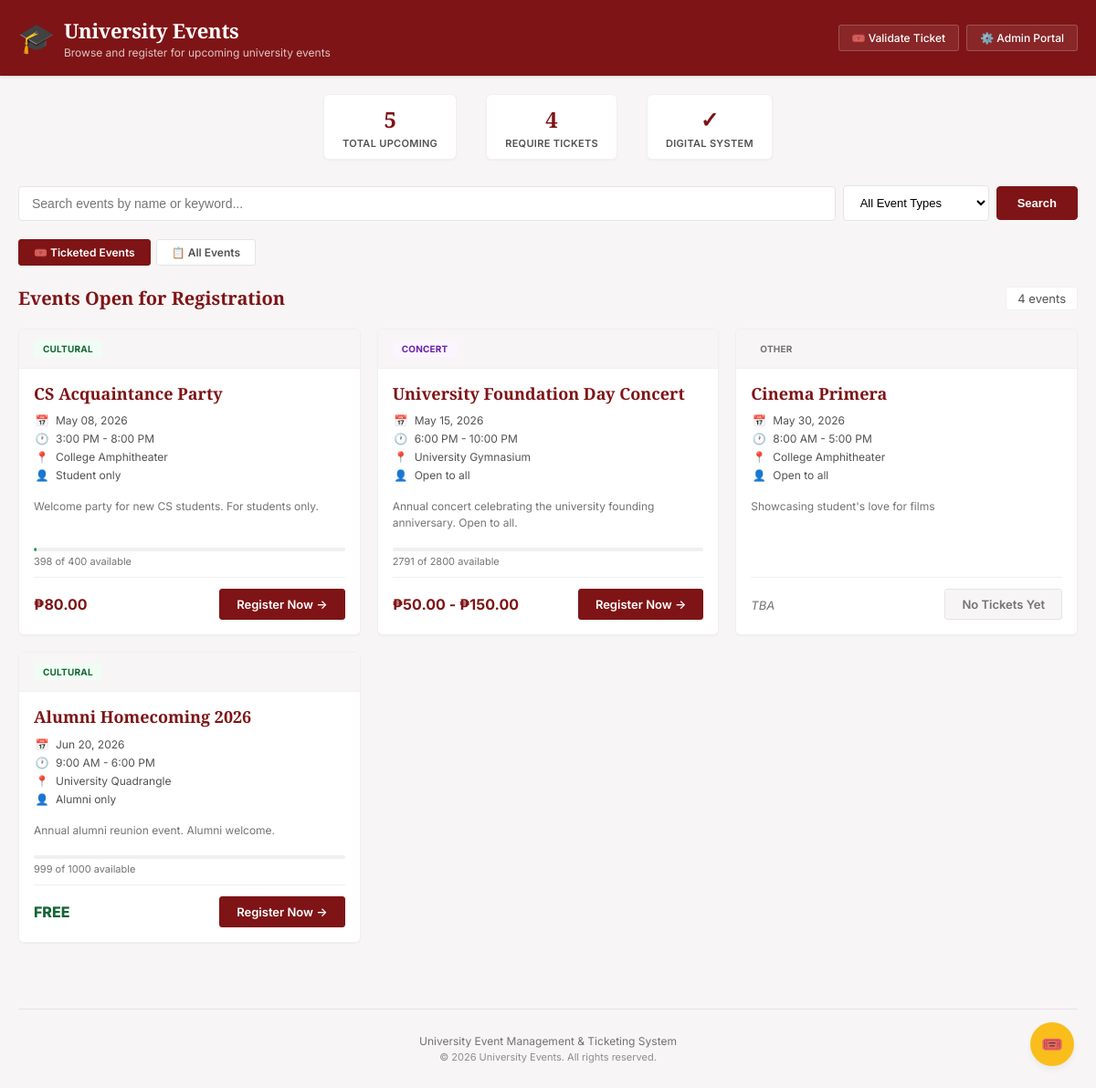
Page /online-reg.php on the committed database.
### tables this page shows
CREATE TABLE `event` (
  `event_id` int(11) NOT NULL,
  `event_name` varchar(150) NOT NULL,
  `event_type` enum('academic','cultural','sports','concert','seminar','graduation','orientation','other') NOT NULL,
  `event_date` date NOT NULL,
  `start_time` time NOT NULL,
  `end_time` time NOT NULL,
  `description` text DEFAULT NULL,
  `audience_type` enum('student_only','employee_only','alumni_only','open_to_all') NOT NULL DEFAULT 'open_to_all',
  `requires_ticket` tinyint(1) NOT NULL DEFAULT 1,
  `status` enum('upcoming','ongoing','completed','cancelled') NOT NULL DEFAULT 'upcoming',
  `venue_id` int(11) NOT NULL,
  `org_id` int(11) NOT NULL
);

CREATE TABLE `venue` (
  `venue_id` int(11) NOT NULL,
  `venue_name` varchar(100) NOT NULL,
  `venue_type` enum('gymnasium','auditorium','classroom','field','courtyard','amphitheater','other') NOT NULL,
  `building` varchar(100) DEFAULT NULL,
  `floor_level` varchar(20) DEFAULT NULL,
  `capacity` int(11) NOT NULL CHECK (`capacity` > 0),
  `has_av_system` tinyint(1) NOT NULL DEFAULT 0
);

### includes/functions.php (called while the page is built, shortened)
<?php
function h($str) {
    return htmlspecialchars($str ?? '', ENT_QUOTES, 'UTF-8');
}
?>

### online-reg.php (the view, shortened to what this page needs)
<?php
require_once __DIR__ . '/config/database.php';
require_once __DIR__ . '/includes/functions.php';
$basePath = dirname($_SERVER['SCRIPT_NAME']);
$currentDate = date('Y-m-d');
$search = isset($_GET['search']) ? trim($_GET['search']) : '';
$sortBy = isset($_GET['sort']) ? trim($_GET['sort']) : 'date';
$showAll = isset($_GET['show']) ? trim($_GET['show']) : '';
$eventsQuery = "
    SELECT e.*,
           v.venue_name, v.building,
           o.org_name,
           COALESCE(MIN(tc.price), 0) as min_price,
           COALESCE(MAX(tc.price), 0) as max_price,
           COALESCE(SUM(tc.total_slots), 0) as total_slots,
           COALESCE(SUM(tc.slots_remaining), 0) as total_remaining,
           COUNT(tc.category_id) as category_count
    FROM Event e
    JOIN Venue v ON e.venue_id = v.venue_id
    JOIN Organization o ON e.org_id = o.org_id
    LEFT JOIN Ticket_Category tc ON e.event_id = tc.event_id
    WHERE e.event_date >= '$currentDate'
    AND e.status = 'upcoming'
";
if ($showAll !== '1') {
    $eventsQuery .= " AND e.requires_ticket = 1";
}
$eventsQuery .= " GROUP BY e.event_id";
switch ($sortBy) {
    default: $eventsQuery .= " ORDER BY e.event_date ASC"; break;
}
$events = mysqli_query($conn, $eventsQuery);
$totalEvents = $events ? mysqli_num_rows($events) : 0;
$countResult = mysqli_query($conn, "SELECT COUNT(*) as total FROM Event WHERE event_date >= '$currentDate' AND status = 'upcoming'");
$totalAllUpcoming = $countResult ? mysqli_fetch_assoc($countResult)['total'] : 0;
$countTicketedResult = mysqli_query($conn, "SELECT COUNT(*) as total FROM Event WHERE event_date >= '$currentDate' AND status = 'upcoming' AND requires_ticket = 1");
$totalTicketed = $countTicketedResult ? mysqli_fetch_assoc($countTicketedResult)['total'] : 0;
?>
<!DOCTYPE html>
<html lang="en">
<head>
    <link rel="stylesheet" href="<?php echo $basePath; ?>/assets/css/user-reg.css">
</head>
<body class="user-portal">
    <header class="user-header">
        <div class="header-content">
            <div class="header-brand">
                <div class="brand-icon">🎓</div>
                <div>
                    <h1>University Events</h1>
                    <p>Browse and register for upcoming university events</p>
                </div>
            </div>
            <div class="header-actions">
                <a href="<?php echo $basePath; ?>/modules/tickets/validate.php" class="btn-outline-light">🎟️ Validate Ticket</a>
                <a href="<?php echo $basePath; ?>/" class="btn-outline-light">⚙️ Admin Portal</a>
            </div>
        </div>
    </header>
    <div class="user-container">
        <section class="stats-bar">
            <div class="stat-item">
                <span class="stat-number"><?php echo $totalAllUpcoming; ?></span>
                <span class="stat-label">Total Upcoming</span>
            </div>
            <div class="stat-item">
                <span class="stat-number"><?php echo $totalTicketed; ?></span>
                <span class="stat-label">Require Tickets</span>
            </div>
            <div class="stat-item">
                <span class="stat-number">✓</span>
                <span class="stat-label">Digital System</span>
            </div>
        </section>
        <section class="search-section">
            <form method="GET" action="<?php echo $basePath; ?>/online-reg.php" class="search-form">
                <input type="text" name="search" placeholder="Search events by name or keyword..."
                       value="<?php echo h($search); ?>" class="search-input">
                <select name="type" class="filter-select" onchange="this.form.submit()">
                    <option value="">All Event Types</option>
                </select>
                <button type="submit" class="btn-search">Search</button>
            </form>
        </section>
        <div class="filter-toggle-bar">
            <a href="<?php echo $basePath; ?>/online-reg.php" class="filter-toggle-btn <?php echo $showAll!=='1'?'active':''; ?>">
                🎟️ Ticketed Events
            </a>
            <a href="<?php echo $basePath; ?>/online-reg.php?show=1" class="filter-toggle-btn <?php echo $showAll==='1'?'active':''; ?>">
                📋 All Events
            </a>
        </div>
        <section class="events-section">
            <?php if ($events && $totalEvents > 0): ?>
                <div class="events-header">
                    <h2><?php echo $showAll==='1'?'All Upcoming Events':'Events Open for Registration'; ?></h2>
                    <span class="events-count"><?php echo $totalEvents; ?> event<?php echo $totalEvents!==1?'s':''; ?></span>
                </div>
                <div class="events-grid">
                    <?php while ($event = mysqli_fetch_assoc($events)):
                        $slotsAvailable = $event['total_remaining'] ?? 0;
                        $slotsTotal = $event['total_slots'] ?? 0;
                        $categoryCount = $event['category_count'] ?? 0;
                        $requiresTicket = $event['requires_ticket'] ?? 1;
                        $percentFilled = $slotsTotal > 0 ? round((($slotsTotal - $slotsAvailable) / $slotsTotal) * 100) : 0;
                        $hasCategories = $categoryCount > 0;
                        $hasSlots = $slotsAvailable > 0;
                        $isAlmostFull = $percentFilled >= 80 && $hasSlots;
                        if (!$hasCategories && $requiresTicket) {
                            $priceDisplay = '<span class="price-tba">TBA</span>';
                        } elseif ($event['min_price'] == 0 && $event['max_price'] == 0) {
                            $priceDisplay = '<span class="price-free">FREE</span>';
                        } elseif ($event['min_price'] == $event['max_price']) {
                            $priceDisplay = '<span class="price-value">₱' . number_format($event['min_price'], 2) . '</span>';
                        } else {
                            $priceDisplay = '<span class="price-range">₱' . number_format($event['min_price'], 2) . ' - ₱' . number_format($event['max_price'], 2) . '</span>';
                        }
                        if (!$requiresTicket) {
                            $buttonHtml = '<span class="btn-free-entry">🎉 Free Entry — No Ticket Needed</span>';
                        } elseif (!$hasCategories) {
                            $buttonHtml = '<span class="btn-unavailable">No Tickets Yet</span>';
                        } elseif (!$hasSlots) {
                            $buttonHtml = '<span class="btn-unavailable">Sold Out</span>';
                        } else {
                            $buttonHtml = '<a href="' . $basePath . '/online-register.php?event_id=' . $event['event_id'] . '" class="btn-register">Register Now →</a>';
                        }
                    ?>
                    <div class="event-card">
                        <div class="event-card-header">
                            <div class="event-badges-row">
                                <span class="event-type-badge badge-<?php echo $event['event_type']; ?>">
                                    <?php echo ucfirst($event['event_type']); ?>
                                </span>
                            </div>
                        </div>
                        <div class="event-card-body">
                            <h3 class="event-title"><?php echo h($event['event_name']); ?></h3>
                            <div class="event-meta">
                                <div class="meta-item"><span class="meta-icon">📅</span><?php echo date('M d, Y', strtotime($event['event_date'])); ?></div>
                                <div class="meta-item"><span class="meta-icon">🕐</span><?php echo date('g:i A', strtotime($event['start_time'])); ?> - <?php echo date('g:i A', strtotime($event['end_time'])); ?></div>
                                <div class="meta-item"><span class="meta-icon">📍</span><?php echo h($event['venue_name']); ?></div>
                                <div class="meta-item"><span class="meta-icon">👤</span><?php echo str_replace('_', ' ', ucfirst($event['audience_type'])); ?></div>
                            </div>
                            <?php if (!empty($event['description'])): ?>
                                <p class="event-description">
                                    <?php echo h(substr($event['description'], 0, 150)); ?>
                                </p>
                            <?php endif; ?>
                            <?php if ($requiresTicket && $hasCategories): ?>
                            <div class="slot-indicator">
                                <div class="slot-progress-bar">
                                    <div class="slot-fill <?php echo $isAlmostFull?'warning':''; ?> <?php echo !$hasSlots?'sold-out':''; ?>"
                                         style="width:<?php echo $percentFilled; ?>%"></div>
                                </div>
                                <div class="slot-text">
                                    <?php if (!$hasSlots): ?>
                                        <span class="slots-urgent">All <?php echo $slotsTotal; ?> slots taken</span>
                                    <?php elseif ($slotsAvailable <= 5): ?>
                                        <span class="slots-urgent">⚠ Only <?php echo $slotsAvailable; ?> left!</span>
                                    <?php elseif ($isAlmostFull): ?>
                                        <span class="slots-warning">Filling fast! <?php echo $slotsAvailable; ?> remaining</span>
                                    <?php else: ?>
                                        <span class="slots-available"><?php echo $slotsAvailable; ?> of <?php echo $slotsTotal; ?> available</span>
                                    <?php endif; ?>
                                </div>
                            </div>
                            <?php endif; ?>
                            <div class="event-footer">
                                <div><?php echo $priceDisplay; ?></div>
                                <?php echo $buttonHtml; ?>
                            </div>
                        </div>
                    </div>
                    <?php endwhile; ?>
                </div>
            <?php endif; ?>
        </section>
        <footer class="user-footer">
            <p>University Event Management & Ticketing System</p>
            <p class="footer-sub">© <?php echo date('Y'); ?> University Events. All rights reserved.</p>
        </footer>
    </div>
    <div class="quick-lookup-fab" onclick="openLookup()" title="Quick Ticket Lookup">🎟️</div>
</body>
</html>

### rows in the picture
event: event_type "CULTURAL", event_name "CS Acquaintance Party", event_date "May 08, 2026", start_time "3:00 PM", end_time "8:00 PM", venue.venue_name "College Amphitheater", audience_type "Student only", description "Welcome party for new CS students. For students only.", $percentFilled 1 (drawn), slotsAvailable "398", slotsTotal "400", min_price "80.00"
event: event_type "CONCERT", event_name "University Foundation Day Concert", event_date "May 15, 2026", start_time "6:00 PM", end_time "10:00 PM", venue.venue_name "University Gymnasium", audience_type "Open to all", description "Annual concert celebrating the university founding anniversary. Open to all.", slotsAvailable "2791", slotsTotal "2800", min_price "50.00", max_price "150.00"
event: event_type "OTHER", event_name "Cinema Primera", event_date "May 30, 2026", start_time "8:00 AM", end_time "5:00 PM", venue.venue_name "College Amphitheater", audience_type "Open to all", description "Showcasing student's love for films", requires_ticket "TBA"
event: event_type "CULTURAL", event_name "Alumni Homecoming 2026", event_date "Jun 20, 2026", start_time "9:00 AM", end_time "6:00 PM", venue.venue_name "University Quadrangle", audience_type "Alumni only", description "Annual alumni reunion event. Alumni welcome.", slotsAvailable "999", slotsTotal "1000", shows "FREE"

### other values in the picture
$totalAllUpcoming "5"
$totalTicketed "4"
$totalEvents "4"
